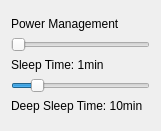
   <widget class="QWidget" name="gridLayoutWidget_2">
    <property name="geometry">
     <rect>
      <x>220</x>
      <y>140</y>
      <width>161</width>
      <height>131</height>
     </rect>
    </property>
    <layout class="QGridLayout" name="gridLayout_2">
     <property name="verticalSpacing">
      <number>0</number>
     </property>
     <item row="6" column="0">
      <widget class="QLabel" name="lbl_deepsleeptimeValue">
       <property name="minimumSize">
        <size>
         <width>0</width>
         <height>16</height>
        </size>
       </property>
       <property name="maximumSize">
        <size>
         <width>16777215</width>
         <height>16</height>
        </size>
       </property>
       <property name="toolTip">
        <string>&lt;html&gt;&lt;head/&gt;&lt;body&gt;&lt;p&gt;Polling rate of the mouse, frequency of update, Higher more precisely but more battery drainage.&lt;/p&gt;&lt;/body&gt;&lt;/html&gt;</string>
       </property>
       <property name="text">
        <string>Deep Sleep Time: 10min</string>
       </property>
      </widget>
     </item>
     <item row="4" column="0">
      <widget class="QLabel" name="lbl_sleepTimerValue">
       <property name="minimumSize">
        <size>
         <width>0</width>
         <height>16</height>
        </size>
       </property>
       <property name="maximumSize">
        <size>
         <width>16777215</width>
         <height>16</height>
        </size>
       </property>
       <property name="toolTip">
        <string>&lt;html&gt;&lt;head/&gt;&lt;body&gt;&lt;p&gt;Polling rate of the mouse, frequency of update, Higher more precisely but more battery drainage.&lt;/p&gt;&lt;/body&gt;&lt;/html&gt;</string>
       </property>
       <property name="text">
        <string>Sleep Time: 1min</string>
       </property>
      </widget>
     </item>
     <item row="5" column="0">
      <widget class="QSlider" name="sldr_deepSleepTime">
       <property name="minimum">
        <number>1</number>
       </property>
       <property name="maximum">
        <number>60</number>
       </property>
       <property name="value">
        <number>10</number>
       </property>
       <property name="orientation">
        <enum>Qt::Orientation::Horizontal</enum>
       </property>
      </widget>
     </item>
     <item row="3" column="0">
      <widget class="QSlider" name="sldr_sleeptime">
       <property name="minimum">
        <number>1</number>
       </property>
       <property name="maximum">
        <number>30</number>
       </property>
       <property name="value">
        <number>1</number>
       </property>
       <property name="orientation">
        <enum>Qt::Orientation::Horizontal</enum>
       </property>
      </widget>
     </item>
     <item row="2" column="0">
      <widget class="QLabel" name="label_2">
       <property name="minimumSize">
        <size>
         <width>0</width>
         <height>16</height>
        </size>
       </property>
       <property name="maximumSize">
        <size>
         <width>16777215</width>
         <height>16</height>
        </size>
       </property>
       <property name="text">
        <string>Power Management</string>
       </property>
      </widget>
     </item>
    </layout>
   </widget>
